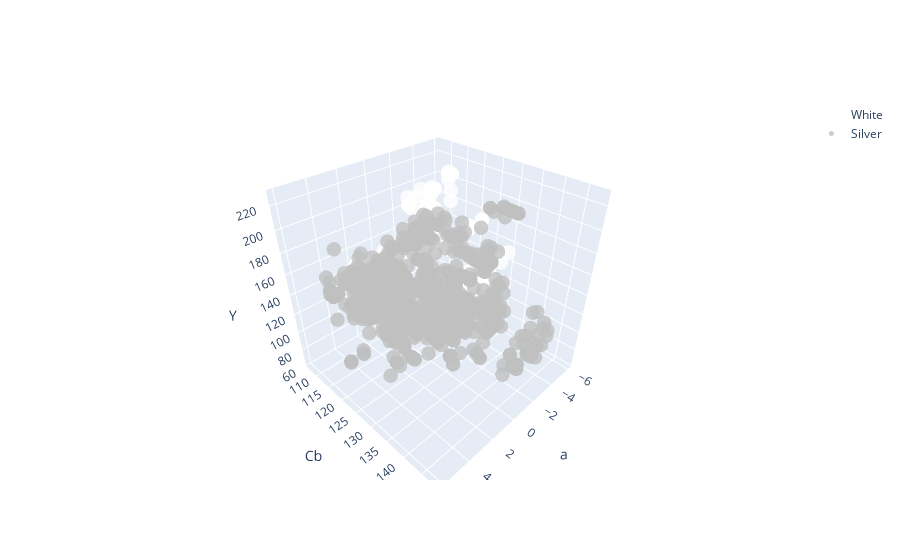

Source (notebook cell):
### Code cell
# Plot specific colors
fig = go.Figure()

label_colors = {
    # 'Black' : 'black',
    # 'Brown' : 'brown',
    # 'Red' : 'red',
    # 'Orange' : 'orange',
    # 'Yellow' : 'yellow',
    # 'Green': 'green',
    # 'Blue': 'blue',
    # 'Purple': 'purple',
    'White' : 'white',
    # 'Grey': 'grey',
    # 'Gold': 'gold',
    'Silver': 'silver',
    # 'Noise': 'hotpink'
}
# Add trace for each label
# CbLSY
X = 'a'
Y = 'Cb'
Z = 'Y'
include_colors = ["Silver", "White", "Grey"]
for label, color in label_colors.items():
    label_df = df[df['label'] == label]
    fig.add_trace(go.Scatter3d(
        x=label_df[X],
        y=label_df[Y],
        z=label_df[Z],
        mode='markers',
        marker=dict(size=5, color=label_colors[label], opacity=0.8),
        name=label
    ))
    
# Set axis labels
fig.update_layout(scene=dict(xaxis_title=X, yaxis_title=Y, zaxis_title=Z))

# Show the plot
fig.show()

### Figure 1 — Plotly figure (JSON) as saved in the notebook; plotly's stock layout.template omitted (floating-point values rounded to 4 significant figures; data arrays with more than 128 entries replaced by an {"elided": "..."} marker saying what was removed)
{"data": [{"marker": {"color": "white", "opacity": 0.8, "size": 5}, "mode": "markers", "name": "White", "type": "scatter3d", "x": {"elided": "241 int values"}, "y": {"elided": "241 int values"}, "z": {"elided": "241 int values"}}, {"marker": {"color": "silver", "opacity": 0.8, "size": 5}, "mode": "markers", "name": "Silver", "type": "scatter3d", "x": {"elided": "850 int values"}, "y": {"elided": "850 int values"}, "z": {"elided": "850 int values"}}], "layout": {"scene": {"xaxis": {"title": {"text": "a"}}, "yaxis": {"title": {"text": "Cb"}}, "zaxis": {"title": {"text": "Y"}}}}}
